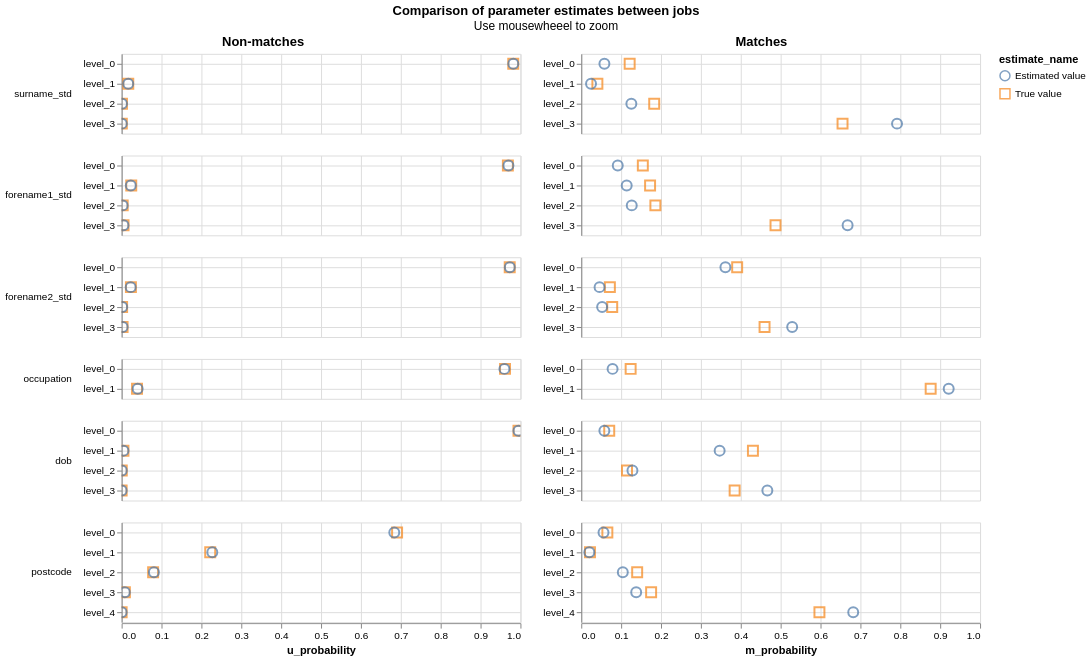

Vega-Lite specification for this chart:
### Vega-Lite specification from a JSON file in a GitHub repository (floating-point values rounded to 4 significant figures)
{"config": {"view": {"continuousWidth": 400, "continuousHeight": 300}, "title": {"anchor": "middle"}}, "hconcat": [{"mark": {"type": "point", "filled": false, "opacity": 0.7, "size": 100}, "encoding": {"color": {"type": "nominal", "field": "estimate_name"}, "row": {"type": "nominal", "field": "column_name", "header": {"labelAlign": "left", "labelAnchor": "middle", "labelAngle": 0}, "sort": {"field": "gamma_index"}, "title": null}, "shape": {"type": "nominal", "field": "estimate_name", "scale": {"range": ["circle", "square", "triangle", "diamond"]}}, "tooltip": [{"type": "nominal", "field": "column_name"}, {"type": "nominal", "field": "estimate_name"}, {"type": "quantitative", "field": "m_probability"}, {"type": "quantitative", "field": "u_probability"}], "x": {"type": "quantitative", "field": "u_probability", "scale": {"domain": [0, 1]}}, "y": {"type": "nominal", "axis": {"grid": true, "title": null}, "field": "level_name"}}, "resolve": {"scale": {"y": "independent"}}, "selection": {"selector076": {"type": "interval", "bind": "scales", "encodings": ["x", "y"]}}, "title": "Non-matches", "transform": [{"filter": "(datum.gamma_index !== 1000000)"}]}, {"mark": {"type": "point", "filled": false, "opacity": 0.7, "size": 100}, "encoding": {"color": {"type": "nominal", "field": "estimate_name"}, "row": {"type": "nominal", "field": "column_name", "header": {"labels": false}, "sort": {"field": "gamma_index"}, "title": null}, "shape": {"type": "nominal", "field": "estimate_name", "scale": {"range": ["circle", "square", "triangle", "diamond", "cross"]}}, "tooltip": [{"type": "nominal", "field": "column_name"}, {"type": "nominal", "field": "estimate_name"}, {"type": "quantitative", "field": "m_probability"}, {"type": "quantitative", "field": "u_probability"}], "x": {"type": "quantitative", "field": "m_probability", "scale": {"domain": [0, 1]}}, "y": {"type": "nominal", "axis": {"grid": true, "title": null}, "field": "level_name"}}, "resolve": {"scale": {"y": "independent"}}, "selection": {"selector076": {"type": "interval", "bind": "scales", "encodings": ["x", "y"]}}, "title": "Matches", "transform": [{"filter": "(datum.gamma_index !== 1000001)"}]}], "data": {"name": "data-ee2416515a4832f1bd30193c5ad65c6c"}, "title": {"text": "Comparison of parameter estimates between jobs", "subtitle": "Use mousewheeel to zoom"}, "$schema": "https://vega.github.io/schema/vega-lite/v4.8.1.json", "datasets": {"data-ee2416515a4832f1bd30193c5ad65c6c": [{"m_probability": 0.1214, "u_probability": 0.982, "bayes_factor": 0.1236, "log2_bayes_factor": -3.016, "gamma_column_name": "gamma_surname_std", "level_name": "level_0", "gamma_index": 0, "column_name": "surname_std", "max_gamma_index": 3, "num_levels": 4, "level_proportion": null, "estimate_name": "True value"}, {"m_probability": 0.04047, "u_probability": 0.01664, "bayes_factor": 2.432, "log2_bayes_factor": 1.282, "gamma_column_name": "gamma_surname_std", "level_name": "level_1", "gamma_index": 1, "column_name": "surname_std", "max_gamma_index": 3, "num_levels": 4, "level_proportion": null, "estimate_name": "True value"}, {"m_probability": 0.1829, "u_probability": 0.0008705, "bayes_factor": 210.2, "log2_bayes_factor": 7.715, "gamma_column_name": "gamma_surname_std", "level_name": "level_2", "gamma_index": 2, "column_name": "surname_std", "max_gamma_index": 3, "num_levels": 4, "level_proportion": null, "estimate_name": "True value"}, {"m_probability": 0.6552, "u_probability": 0.0004708, "bayes_factor": 1392.0, "log2_bayes_factor": 10.44, "gamma_column_name": "gamma_surname_std", "level_name": "level_3", "gamma_index": 3, "column_name": "surname_std", "max_gamma_index": 3, "num_levels": 4, "level_proportion": null, "estimate_name": "True value"}, {"m_probability": 0.05805, "u_probability": 0.9821, "bayes_factor": 0.0591, "log2_bayes_factor": -4.081, "gamma_column_name": "gamma_surname_std", "level_name": "level_0", "gamma_index": 0, "column_name": "surname_std", "max_gamma_index": 3, "num_levels": 4, "level_proportion": null, "estimate_name": "Estimated value"}, {"m_probability": 0.0245, "u_probability": 0.01654, "bayes_factor": 1.481, "log2_bayes_factor": 0.567, "gamma_column_name": "gamma_surname_std", "level_name": "level_1", "gamma_index": 1, "column_name": "surname_std", "max_gamma_index": 3, "num_levels": 4, "level_proportion": null, "estimate_name": "Estimated value"}, {"m_probability": 0.1256, "u_probability": 0.0008672, "bayes_factor": 144.9, "log2_bayes_factor": 7.179, "gamma_column_name": "gamma_surname_std", "level_name": "level_2", "gamma_index": 2, "column_name": "surname_std", "max_gamma_index": 3, "num_levels": 4, "level_proportion": null, "estimate_name": "Estimated value"}, {"m_probability": 0.7918, "u_probability": 0.0004824, "bayes_factor": 1642.0, "log2_bayes_factor": 10.68, "gamma_column_name": "gamma_surname_std", "level_name": "level_3", "gamma_index": 3, "column_name": "surname_std", "max_gamma_index": 3, "num_levels": 4, "level_proportion": null, "estimate_name": "Estimated value"}, {"m_probability": 0.1544, "u_probability": 0.9685, "bayes_factor": 0.1594, "log2_bayes_factor": -2.649, "gamma_column_name": "gamma_forename1_std", "level_name": "level_0", "gamma_index": 0, "column_name": "forename1_std", "max_gamma_index": 3, "num_levels": 4, "level_proportion": null, "estimate_name": "True value"}, {"m_probability": 0.1726, "u_probability": 0.02407, "bayes_factor": 7.17, "log2_bayes_factor": 2.842, "gamma_column_name": "gamma_forename1_std", "level_name": "level_1", "gamma_index": 1, "column_name": "forename1_std", "max_gamma_index": 3, "num_levels": 4, "level_proportion": null, "estimate_name": "True value"}, {"m_probability": 0.1859, "u_probability": 0.002667, "bayes_factor": 69.69, "log2_bayes_factor": 6.123, "gamma_column_name": "gamma_forename1_std", "level_name": "level_2", "gamma_index": 2, "column_name": "forename1_std", "max_gamma_index": 3, "num_levels": 4, "level_proportion": null, "estimate_name": "True value"}, {"m_probability": 0.4871, "u_probability": 0.00473, "bayes_factor": 103.0, "log2_bayes_factor": 6.686, "gamma_column_name": "gamma_forename1_std", "level_name": "level_3", "gamma_index": 3, "column_name": "forename1_std", "max_gamma_index": 3, "num_levels": 4, "level_proportion": null, "estimate_name": "True value"}, {"m_probability": 0.09154, "u_probability": 0.9699, "bayes_factor": 0.09438, "log2_bayes_factor": -3.405, "gamma_column_name": "gamma_forename1_std", "level_name": "level_0", "gamma_index": 0, "column_name": "forename1_std", "max_gamma_index": 3, "num_levels": 4, "level_proportion": null, "estimate_name": "Estimated value"}, {"m_probability": 0.114, "u_probability": 0.02293, "bayes_factor": 4.969, "log2_bayes_factor": 2.313, "gamma_column_name": "gamma_forename1_std", "level_name": "level_1", "gamma_index": 1, "column_name": "forename1_std", "max_gamma_index": 3, "num_levels": 4, "level_proportion": null, "estimate_name": "Estimated value"}, {"m_probability": 0.1266, "u_probability": 0.00252, "bayes_factor": 50.25, "log2_bayes_factor": 5.651, "gamma_column_name": "gamma_forename1_std", "level_name": "level_2", "gamma_index": 2, "column_name": "forename1_std", "max_gamma_index": 3, "num_levels": 4, "level_proportion": null, "estimate_name": "Estimated value"}, {"m_probability": 0.6679, "u_probability": 0.00464, "bayes_factor": 143.9, "log2_bayes_factor": 7.169, "gamma_column_name": "gamma_forename1_std", "level_name": "level_3", "gamma_index": 3, "column_name": "forename1_std", "max_gamma_index": 3, "num_levels": 4, "level_proportion": null, "estimate_name": "Estimated value"}, {"m_probability": 0.391, "u_probability": 0.9731, "bayes_factor": 0.4017, "log2_bayes_factor": -1.316, "gamma_column_name": "gamma_forename2_std", "level_name": "level_0", "gamma_index": 0, "column_name": "forename2_std", "max_gamma_index": 3, "num_levels": 4, "level_proportion": null, "estimate_name": "True value"}, {"m_probability": 0.07177, "u_probability": 0.02327, "bayes_factor": 3.084, "log2_bayes_factor": 1.625, "gamma_column_name": "gamma_forename2_std", "level_name": "level_1", "gamma_index": 1, "column_name": "forename2_std", "max_gamma_index": 3, "num_levels": 4, "level_proportion": null, "estimate_name": "True value"}, {"m_probability": 0.07763, "u_probability": 0.001187, "bayes_factor": 65.43, "log2_bayes_factor": 6.032, "gamma_column_name": "gamma_forename2_std", "level_name": "level_2", "gamma_index": 2, "column_name": "forename2_std", "max_gamma_index": 3, "num_levels": 4, "level_proportion": null, "estimate_name": "True value"}, {"m_probability": 0.4596, "u_probability": 0.002409, "bayes_factor": 190.8, "log2_bayes_factor": 7.576, "gamma_column_name": "gamma_forename2_std", "level_name": "level_3", "gamma_index": 3, "column_name": "forename2_std", "max_gamma_index": 3, "num_levels": 4, "level_proportion": null, "estimate_name": "True value"}, {"m_probability": 0.3615, "u_probability": 0.9734, "bayes_factor": 0.3714, "log2_bayes_factor": -1.429, "gamma_column_name": "gamma_forename2_std", "level_name": "level_0", "gamma_index": 0, "column_name": "forename2_std", "max_gamma_index": 3, "num_levels": 4, "level_proportion": null, "estimate_name": "Estimated value"}, {"m_probability": 0.04589, "u_probability": 0.02267, "bayes_factor": 2.025, "log2_bayes_factor": 1.018, "gamma_column_name": "gamma_forename2_std", "level_name": "level_1", "gamma_index": 1, "column_name": "forename2_std", "max_gamma_index": 3, "num_levels": 4, "level_proportion": null, "estimate_name": "Estimated value"}, {"m_probability": 0.05236, "u_probability": 0.001417, "bayes_factor": 36.95, "log2_bayes_factor": 5.207, "gamma_column_name": "gamma_forename2_std", "level_name": "level_2", "gamma_index": 2, "column_name": "forename2_std", "max_gamma_index": 3, "num_levels": 4, "level_proportion": null, "estimate_name": "Estimated value"}, {"m_probability": 0.5289, "u_probability": 0.00256, "bayes_factor": 206.6, "log2_bayes_factor": 7.691, "gamma_column_name": "gamma_forename2_std", "level_name": "level_3", "gamma_index": 3, "column_name": "forename2_std", "max_gamma_index": 3, "num_levels": 4, "level_proportion": null, "estimate_name": "Estimated value"}, {"m_probability": 0.1238, "u_probability": 0.9614, "bayes_factor": 0.1288, "log2_bayes_factor": -2.957, "gamma_column_name": "gamma_occupation", "level_name": "level_0", "gamma_index": 0, "column_name": "occupation", "max_gamma_index": 1, "num_levels": 2, "level_proportion": null, "estimate_name": "True value"}, {"m_probability": 0.8762, "u_probability": 0.03861, "bayes_factor": 22.69, "log2_bayes_factor": 4.504, "gamma_column_name": "gamma_occupation", "level_name": "level_1", "gamma_index": 1, "column_name": "occupation", "max_gamma_index": 1, "num_levels": 2, "level_proportion": null, "estimate_name": "True value"}, {"m_probability": 0.07854, "u_probability": 0.9598, "bayes_factor": 0.08183, "log2_bayes_factor": -3.611, "gamma_column_name": "gamma_occupation", "level_name": "level_0", "gamma_index": 0, "column_name": "occupation", "max_gamma_index": 1, "num_levels": 2, "level_proportion": null, "estimate_name": "Estimated value"}, {"m_probability": 0.9214, "u_probability": 0.04019, "bayes_factor": 22.93, "log2_bayes_factor": 4.519, "gamma_column_name": "gamma_occupation", "level_name": "level_1", "gamma_index": 1, "column_name": "occupation", "max_gamma_index": 1, "num_levels": 2, "level_proportion": null, "estimate_name": "Estimated value"}, {"m_probability": 0.07015, "u_probability": 0.9951, "bayes_factor": 0.0705, "log2_bayes_factor": -3.826, "gamma_column_name": "gamma_dob", "level_name": "level_0", "gamma_index": 0, "column_name": "dob", "max_gamma_index": 3, "num_levels": 4, "level_proportion": null, "estimate_name": "True value"}, {"m_probability": 0.4305, "u_probability": 0.004511, "bayes_factor": 95.42, "log2_bayes_factor": 6.576, "gamma_column_name": "gamma_dob", "level_name": "level_1", "gamma_index": 1, "column_name": "dob", "max_gamma_index": 3, "num_levels": 4, "level_proportion": null, "estimate_name": "True value"}, {"m_probability": 0.1147, "u_probability": 0.0003354, "bayes_factor": 342.0, "log2_bayes_factor": 8.418, "gamma_column_name": "gamma_dob", "level_name": "level_2", "gamma_index": 2, "column_name": "dob", "max_gamma_index": 3, "num_levels": 4, "level_proportion": null, "estimate_name": "True value"}, {"m_probability": 0.3846, "u_probability": 1.931e-05, "bayes_factor": 19910.0, "log2_bayes_factor": 14.28, "gamma_column_name": "gamma_dob", "level_name": "level_3", "gamma_index": 3, "column_name": "dob", "max_gamma_index": 3, "num_levels": 4, "level_proportion": null, "estimate_name": "True value"}, {"m_probability": 0.05798, "u_probability": 0.995, "bayes_factor": 0.05827, "log2_bayes_factor": -4.101, "gamma_column_name": "gamma_dob", "level_name": "level_0", "gamma_index": 0, "column_name": "dob", "max_gamma_index": 3, "num_levels": 4, "level_proportion": null, "estimate_name": "Estimated value"}, {"m_probability": 0.347, "u_probability": 0.004637, "bayes_factor": 74.84, "log2_bayes_factor": 6.226, "gamma_column_name": "gamma_dob", "level_name": "level_1", "gamma_index": 1, "column_name": "dob", "max_gamma_index": 3, "num_levels": 4, "level_proportion": null, "estimate_name": "Estimated value"}, {"m_probability": 0.1283, "u_probability": 0.0003429, "bayes_factor": 374.2, "log2_bayes_factor": 8.548, "gamma_column_name": "gamma_dob", "level_name": "level_2", "gamma_index": 2, "column_name": "dob", "max_gamma_index": 3, "num_levels": 4, "level_proportion": null, "estimate_name": "Estimated value"}, {"m_probability": 0.4666, "u_probability": 1.821e-05, "bayes_factor": 25620.0, "log2_bayes_factor": 14.64, "gamma_column_name": "gamma_dob", "level_name": "level_3", "gamma_index": 3, "column_name": "dob", "max_gamma_index": 3, "num_levels": 4, "level_proportion": null, "estimate_name": "Estimated value"}, {"m_probability": 0.06546, "u_probability": 0.6907, "bayes_factor": 0.09478, "log2_bayes_factor": -3.399, "gamma_column_name": "gamma_postcode", "level_name": "level_0", "gamma_index": 0, "column_name": "postcode", "max_gamma_index": 4, "num_levels": 5, "level_proportion": null, "estimate_name": "True value"}, {"m_probability": 0.02185, "u_probability": 0.2221, "bayes_factor": 0.09839, "log2_bayes_factor": -3.345, "gamma_column_name": "gamma_postcode", "level_name": "level_1", "gamma_index": 1, "column_name": "postcode", "max_gamma_index": 4, "num_levels": 5, "level_proportion": null, "estimate_name": "True value"}, {"m_probability": 0.1402, "u_probability": 0.07897, "bayes_factor": 1.776, "log2_bayes_factor": 0.8284, "gamma_column_name": "gamma_postcode", "level_name": "level_2", "gamma_index": 2, "column_name": "postcode", "max_gamma_index": 4, "num_levels": 5, "level_proportion": null, "estimate_name": "True value"}, {"m_probability": 0.1752, "u_probability": 0.008187, "bayes_factor": 21.4, "log2_bayes_factor": 4.42, "gamma_column_name": "gamma_postcode", "level_name": "level_3", "gamma_index": 3, "column_name": "postcode", "max_gamma_index": 4, "num_levels": 5, "level_proportion": null, "estimate_name": "True value"}, {"m_probability": 0.5972, "u_probability": 1.968e-05, "bayes_factor": 30350.0, "log2_bayes_factor": 14.89, "gamma_column_name": "gamma_postcode", "level_name": "level_4", "gamma_index": 4, "column_name": "postcode", "max_gamma_index": 4, "num_levels": 5, "level_proportion": null, "estimate_name": "True value"}, {"m_probability": 0.05581, "u_probability": 0.6837, "bayes_factor": 0.08164, "log2_bayes_factor": -3.615, "gamma_column_name": "gamma_postcode", "level_name": "level_0", "gamma_index": 0, "column_name": "postcode", "max_gamma_index": 4, "num_levels": 5, "level_proportion": null, "estimate_name": "Estimated value"}, {"m_probability": 0.02025, "u_probability": 0.2274, "bayes_factor": 0.08907, "log2_bayes_factor": -3.489, "gamma_column_name": "gamma_postcode", "level_name": "level_1", "gamma_index": 1, "column_name": "postcode", "max_gamma_index": 4, "num_levels": 5, "level_proportion": null, "estimate_name": "Estimated value"}, {"m_probability": 0.1042, "u_probability": 0.08096, "bayes_factor": 1.287, "log2_bayes_factor": 0.3639, "gamma_column_name": "gamma_postcode", "level_name": "level_2", "gamma_index": 2, "column_name": "postcode", "max_gamma_index": 4, "num_levels": 5, "level_proportion": null, "estimate_name": "Estimated value"}, {"m_probability": 0.1378, "u_probability": 0.007964, "bayes_factor": 17.3, "log2_bayes_factor": 4.113, "gamma_column_name": "gamma_postcode", "level_name": "level_3", "gamma_index": 3, "column_name": "postcode", "max_gamma_index": 4, "num_levels": 5, "level_proportion": null, "estimate_name": "Estimated value"}, {"m_probability": 0.682, "u_probability": 1.531e-05, "bayes_factor": 44550.0, "log2_bayes_factor": 15.44, "gamma_column_name": "gamma_postcode", "level_name": "level_4", "gamma_index": 4, "column_name": "postcode", "max_gamma_index": 4, "num_levels": 5, "level_proportion": null, "estimate_name": "Estimated value"}]}}
